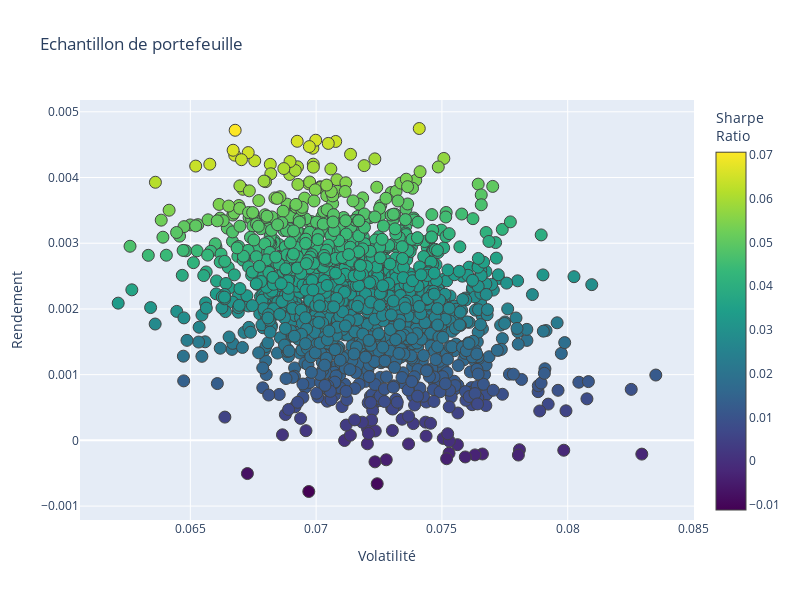

Source (notebook cell):
### Code cell
## Afficher le graphe d'échantillon de portefeuille
import plotly.graph_objects as go

Portefeuilles = go.Scatter(x = risq,y = R_esp,mode = "markers", marker = dict(size=12,
        color = SR, colorscale = "Viridis", showscale = True,line_width = 1,colorbar = dict(title = "Sharpe<br>Ratio")
        ),text = "portefeuille")

data = [Portefeuilles]

layout = go.Layout(title = "Echantillon de portefeuille", yaxis = dict(title = "Rendement"), xaxis = dict(title = "Volatilité"),
                    width = 800, height = 600, showlegend = False)

fig = go.Figure(data = data, layout = layout)

fig.show()

### Figure 1 — Plotly figure (JSON) as saved in the notebook; plotly's stock layout.template omitted (floating-point values rounded to 4 significant figures; data arrays with more than 128 entries replaced by an {"elided": "..."} marker saying what was removed)
{"data": [{"marker": {"color": {"elided": "1500 float values"}, "colorbar": {"title": {"text": "Sharpe<br>Ratio"}}, "colorscale": [[0, "#440154"], [0.1111, "#482878"], [0.2222, "#3e4989"], [0.3333, "#31688e"], [0.4444, "#26828e"], [0.5556, "#1f9e89"], [0.6667, "#35b779"], [0.7778, "#6ece58"], [0.8889, "#b5de2b"], [1, "#fde725"]], "line": {"width": 1}, "showscale": true, "size": 12}, "mode": "markers", "text": "portefeuille", "type": "scatter", "x": {"elided": "1500 float values"}, "y": {"elided": "1500 float values"}}], "layout": {"height": 600, "showlegend": false, "title": {"text": "Echantillon de portefeuille"}, "width": 800, "xaxis": {"title": {"text": "Volatilité"}}, "yaxis": {"title": {"text": "Rendement"}}}}
